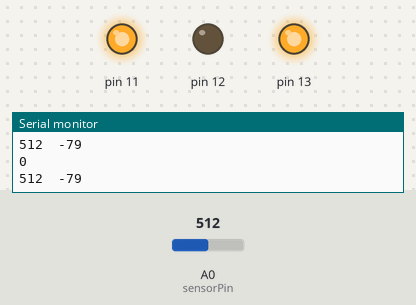
Bench run of a sketch on a simulated Arduino Uno, built with avr-gcc and run on an emulated ATmega328P. Shown: output pins drawn as LEDs (lit = HIGH), the last lines printed to the serial monitor. The test bench sets the inputs (shaded band); at power-on: A0 (sensorPin) = 512.

Above: at 1.2 s.
1.3 s: A0 (sensorPin) set to 377
2.8 s: A0 (sensorPin) set to 346
At 4.0 s:
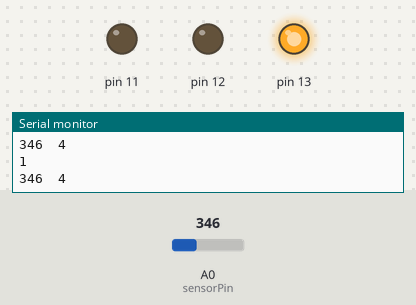
4.3 s: A0 (sensorPin) set to 306
At 5.4 s:
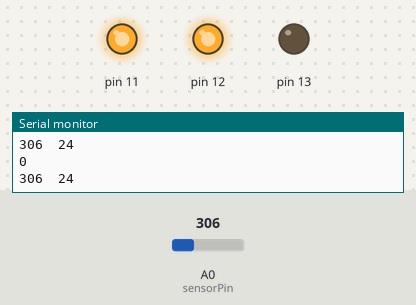
5.8 s: A0 (sensorPin) set to 511
At 6.9 s:
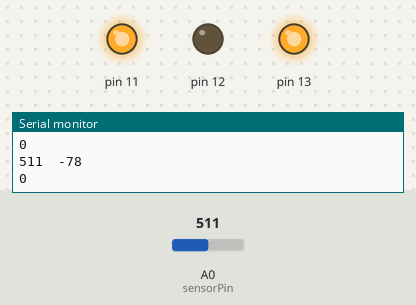
7.3 s: A0 (sensorPin) set to 122
At 8.0 s:
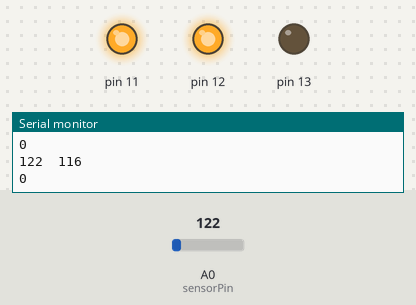
Timing chart, 0 to 9.8 s (numbered marks = the images above; inputs shaded):
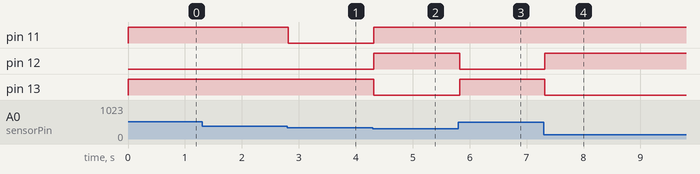

Measured:
- the behaviour switches between 364 and 363 on A0 (sensorPin) (found by bisection; images 0 and 1)
- after the input at 2.8 s, pin 11: HIGH → LOW at once
- after the input at 4.3 s, pin 11, pin 12: LOW → HIGH at once; pin 13: HIGH → LOW at once
- after the input at 5.8 s, pin 12: HIGH → LOW at once; pin 13: LOW → HIGH at once
- after the input at 7.3 s, pin 12: LOW → HIGH at once; pin 13: HIGH → LOW at once

The sketch:

motor-big-rev.ino
```cpp
int countr;
int sensorPin = A0;
int sensorValue = 0;
int gearAngle = 0;
int targetAngle = 0;

int getAngleFromSensorInput( int sensorinput ){
  //sensorinput assumes 3.3v, not 5v.
  //THIS IS IMPORTANT. REALLY IMPORTANT.
  //REPEAT.
  //THE SUPPLY VOLTAGE TO THE POT. DIFF. IS 3.3v.
  return ( -1 * ( ( sensorinput/2 ) - 177 ));
}

bool withinZoneOfTollerance(){

    int withinUpperLimit = 0;
    int withinLowerLimit = 0;

    int upperLimit = targetAngle + 5;
    int lowerLimit = targetAngle - 5;

    if (gearAngle < upperLimit){
      withinUpperLimit = 1;
    }

    if (gearAngle > lowerLimit){
      withinLowerLimit = 1;
    }

    if( (withinUpperLimit==1) & (withinLowerLimit==1) ){
      return true;
    }else{
      return false;
    }

}
void setup() {

    Serial.begin(9600);

    pinMode(13, OUTPUT);
    pinMode(12, OUTPUT);
    pinMode(11, OUTPUT);

    digitalWrite( 13, HIGH );
    digitalWrite( 12, HIGH );
    digitalWrite( 11, LOW );


    countr = 0;
}

void loop() {

  sensorValue = analogRead(sensorPin);
  gearAngle = getAngleFromSensorInput( sensorValue );
  Serial.print( sensorValue );
  Serial.print( "\t");
  Serial.println( gearAngle );
  //delay(1000);

/*
 * SENSOR VALUE vs. DEGREES
 *
 *    -90 deg  = 500
 *    -60 deg  = 440
 *    -30 deg  = 370
 *      0 deg  = 300
 *     30 deg  = 250
 *     60 deg  = 180
 *     90 deg  = 130
 *
 */


Serial.println( withinZoneOfTollerance() );
    if ( withinZoneOfTollerance() == true ){
         digitalWrite( 11, LOW );

    }else{

          if( targetAngle < gearAngle ){
              digitalWrite( 11, HIGH );
              // Anticlockwise.  Angle value DECREASES
              digitalWrite(13, LOW);
              digitalWrite(12, HIGH);
            }else if( targetAngle > gearAngle ){
              digitalWrite( 11, HIGH );
              // Clockwise. Angle value INCREASES
              digitalWrite(13, HIGH);
              digitalWrite(12, LOW);
          }
    }

}
```
